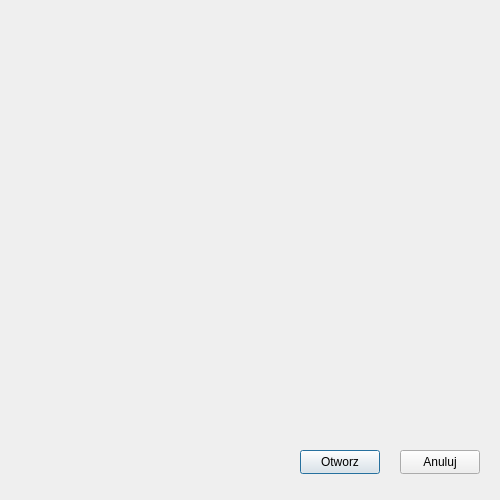
<?xml version="1.0" encoding="UTF-8"?>
<ui version="4.0">
 <class>otworz</class>
 <widget class="QDialog" name="otworz">
  <property name="geometry">
   <rect>
    <x>0</x>
    <y>0</y>
    <width>500</width>
    <height>500</height>
   </rect>
  </property>
  <property name="minimumSize">
   <size>
    <width>0</width>
    <height>0</height>
   </size>
  </property>
  <property name="windowTitle">
   <string>Dialog</string>
  </property>
  <widget class="QPushButton" name="pushButton">
   <property name="geometry">
    <rect>
     <x>300</x>
     <y>450</y>
     <width>80</width>
     <height>24</height>
    </rect>
   </property>
   <property name="text">
    <string>Otworz</string>
   </property>
  </widget>
  <widget class="QPushButton" name="pushButton_2">
   <property name="geometry">
    <rect>
     <x>400</x>
     <y>450</y>
     <width>80</width>
     <height>24</height>
    </rect>
   </property>
   <property name="text">
    <string>Anuluj</string>
   </property>
  </widget>
 </widget>
 <resources/>
 <connections/>
</ui>
